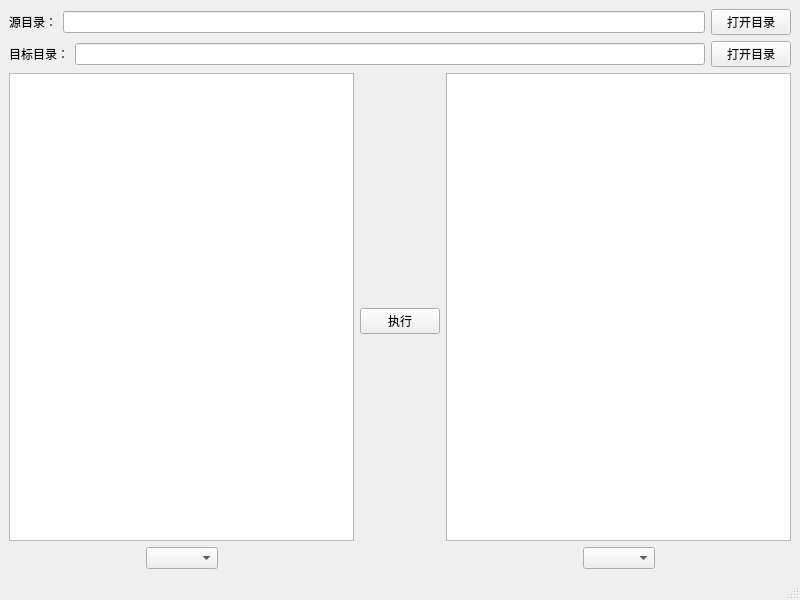
<?xml version="1.0" encoding="UTF-8"?>
<ui version="4.0">
 <class>MainFrm</class>
 <widget class="QMainWindow" name="MainFrm">
  <property name="geometry">
   <rect>
    <x>0</x>
    <y>0</y>
    <width>800</width>
    <height>600</height>
   </rect>
  </property>
  <property name="windowTitle">
   <string>MainFrm</string>
  </property>
  <widget class="QWidget" name="centralwidget">
   <layout class="QVBoxLayout" name="verticalLayout_4">
    <item>
     <layout class="QHBoxLayout" name="horizontalLayout">
      <item>
       <widget class="QLabel" name="label">
        <property name="text">
         <string>源目录：</string>
        </property>
       </widget>
      </item>
      <item>
       <widget class="QLineEdit" name="source_dir_edit"/>
      </item>
      <item>
       <widget class="QPushButton" name="source_open_dir_btn">
        <property name="text">
         <string>打开目录</string>
        </property>
       </widget>
      </item>
     </layout>
    </item>
    <item>
     <layout class="QHBoxLayout" name="horizontalLayout_2">
      <item>
       <widget class="QLabel" name="label_2">
        <property name="text">
         <string>目标目录：</string>
        </property>
       </widget>
      </item>
      <item>
       <widget class="QLineEdit" name="target_dir_edit"/>
      </item>
      <item>
       <widget class="QPushButton" name="target_open_dir_btn">
        <property name="text">
         <string>打开目录</string>
        </property>
       </widget>
      </item>
     </layout>
    </item>
    <item>
     <layout class="QHBoxLayout" name="horizontalLayout_5">
      <item>
       <layout class="QVBoxLayout" name="verticalLayout_2">
        <item>
         <widget class="QListWidget" name="source_list"/>
        </item>
        <item>
         <layout class="QHBoxLayout" name="horizontalLayout_4">
          <item>
           <spacer name="horizontalSpacer">
            <property name="orientation">
             <enum>Qt::Horizontal</enum>
            </property>
            <property name="sizeHint" stdset="0">
             <size>
              <width>40</width>
              <height>20</height>
             </size>
            </property>
           </spacer>
          </item>
          <item>
           <widget class="QComboBox" name="source_encode_cmbox"/>
          </item>
          <item>
           <spacer name="horizontalSpacer_2">
            <property name="orientation">
             <enum>Qt::Horizontal</enum>
            </property>
            <property name="sizeHint" stdset="0">
             <size>
              <width>40</width>
              <height>20</height>
             </size>
            </property>
           </spacer>
          </item>
         </layout>
        </item>
       </layout>
      </item>
      <item>
       <layout class="QVBoxLayout" name="verticalLayout">
        <item>
         <spacer name="verticalSpacer">
          <property name="orientation">
           <enum>Qt::Vertical</enum>
          </property>
          <property name="sizeHint" stdset="0">
           <size>
            <width>13</width>
            <height>48</height>
           </size>
          </property>
         </spacer>
        </item>
        <item>
         <widget class="QPushButton" name="do_btn">
          <property name="text">
           <string>执行</string>
          </property>
         </widget>
        </item>
        <item>
         <spacer name="verticalSpacer_2">
          <property name="orientation">
           <enum>Qt::Vertical</enum>
          </property>
          <property name="sizeHint" stdset="0">
           <size>
            <width>20</width>
            <height>40</height>
           </size>
          </property>
         </spacer>
        </item>
       </layout>
      </item>
      <item>
       <layout class="QVBoxLayout" name="verticalLayout_3">
        <item>
         <widget class="QListWidget" name="target_list"/>
        </item>
        <item>
         <layout class="QHBoxLayout" name="horizontalLayout_3">
          <item>
           <spacer name="horizontalSpacer_3">
            <property name="orientation">
             <enum>Qt::Horizontal</enum>
            </property>
            <property name="sizeHint" stdset="0">
             <size>
              <width>40</width>
              <height>20</height>
             </size>
            </property>
           </spacer>
          </item>
          <item>
           <widget class="QComboBox" name="target_encode_cmbox"/>
          </item>
          <item>
           <spacer name="horizontalSpacer_4">
            <property name="orientation">
             <enum>Qt::Horizontal</enum>
            </property>
            <property name="sizeHint" stdset="0">
             <size>
              <width>40</width>
              <height>20</height>
             </size>
            </property>
           </spacer>
          </item>
         </layout>
        </item>
       </layout>
      </item>
     </layout>
    </item>
   </layout>
  </widget>
  <widget class="QMenuBar" name="menubar">
   <property name="geometry">
    <rect>
     <x>0</x>
     <y>0</y>
     <width>800</width>
     <height>21</height>
    </rect>
   </property>
  </widget>
  <widget class="QStatusBar" name="statusbar"/>
 </widget>
 <resources/>
 <connections/>
</ui>
